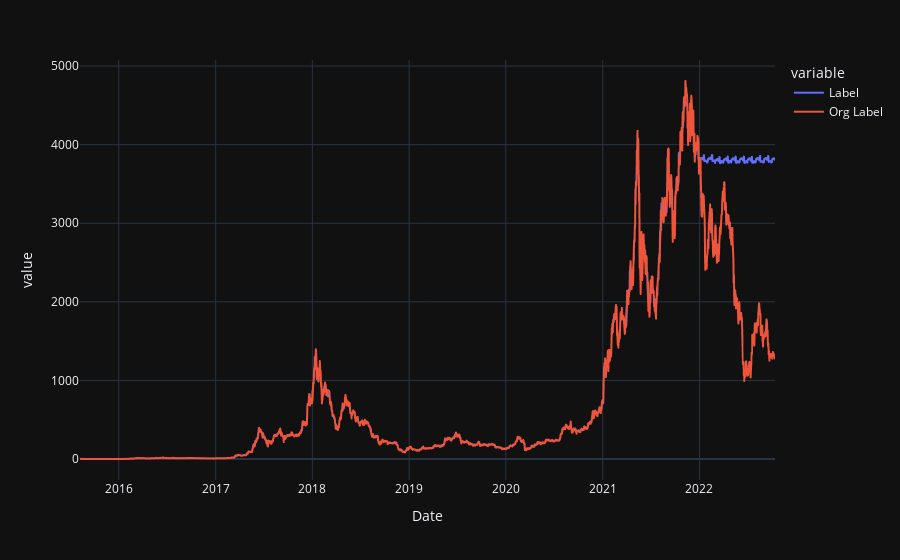

The code cell stored with this chart in its notebook:
### Code cell
fig = px.line(predictions, x='Date', y=["Label",'Org Label'], template = 'plotly_dark')
fig.show()

### Figure 1 — Plotly figure (JSON) as saved in the notebook; plotly's stock layout.template omitted (floating-point values rounded to 4 significant figures; data arrays with more than 128 entries replaced by an {"elided": "..."} marker saying what was removed)
{"data": [{"hovertemplate": "variable=Label<br>Date=%{x}<br>value=%{y}<extra></extra>", "legendgroup": "Label", "line": {"color": "#636efa", "dash": "solid"}, "marker": {"symbol": "circle"}, "mode": "lines", "name": "Label", "showlegend": true, "type": "scattergl", "x": {"elided": "2619 str values"}, "xaxis": "x", "y": {"elided": "2619 float values"}, "yaxis": "y"}, {"hovertemplate": "variable=Org Label<br>Date=%{x}<br>value=%{y}<extra></extra>", "legendgroup": "Org Label", "line": {"color": "#EF553B", "dash": "solid"}, "marker": {"symbol": "circle"}, "mode": "lines", "name": "Org Label", "showlegend": true, "type": "scattergl", "x": {"elided": "2619 str values"}, "xaxis": "x", "y": {"elided": "2619 float values"}, "yaxis": "y"}], "layout": {"legend": {"title": {"text": "variable"}, "tracegroupgap": 0}, "margin": {"t": 60}, "xaxis": {"anchor": "y", "domain": [0, 1], "title": {"text": "Date"}}, "yaxis": {"anchor": "x", "domain": [0, 1], "title": {"text": "value"}}}}
